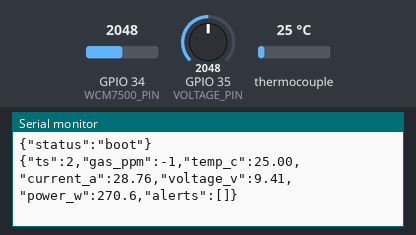
Bench run of a sketch on a simulated ESP32. Parts: the last lines printed to the serial monitor. Inputs (shaded band) come from the test bench; at power-on: thermocouple 25 °C, GPIO 34 (WCM7500_PIN) = 2048, GPIO 35 (VOLTAGE_PIN) = 2048 (analog values on the 0–4095 scale).

Above: at 2.9 s.
3.0 s: thermocouple set to 75 °C
At 4.8 s:
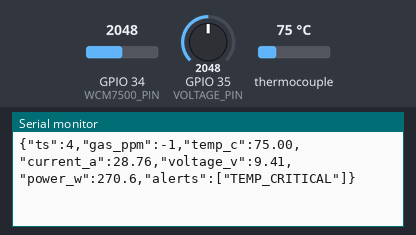
7.6 s: GPIO 34 (WCM7500_PIN) set to 2866
At 8.9 s:
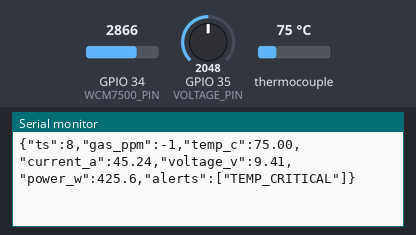
9.1 s: GPIO 35 (VOLTAGE_PIN) set to 2866
At 10.5 s:
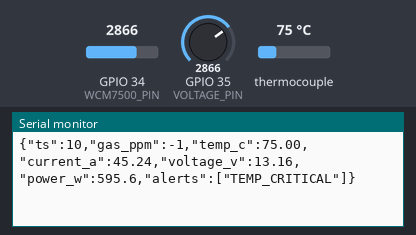
10.6 s: thermocouple set to 6 °C
12.1 s: GPIO 34 (WCM7500_PIN) set to 3603
At 13.2 s:
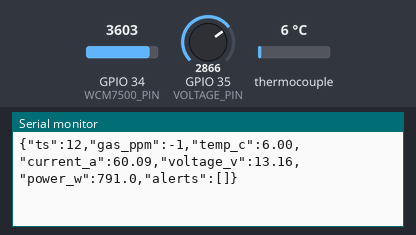
13.6 s: GPIO 35 (VOLTAGE_PIN) set to 3603
At 14.8 s:
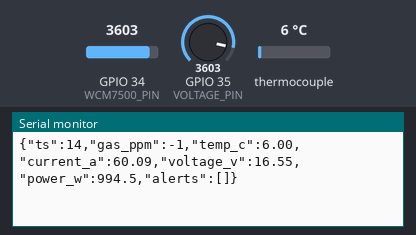
Timing chart, 0 to 16.1 s (numbered marks = the images above; inputs shaded):
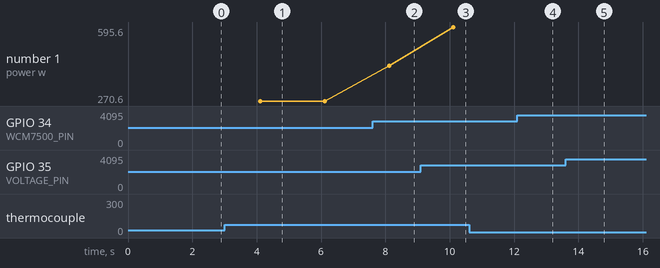

The sketch:

main.ino
```cpp
/*
 * ZipSure EV Battery Monitor — ESP32 Firmware
 *
 * Sensors:
 *   - MH-Z14A  NDIR CO2 sensor        (UART2: RX=GPIO16, TX=GPIO17)
 *   - PT100    RTD via MAX31865        (SPI:   CS=GPIO5, MISO=GPIO19, MOSI=GPIO23, SCLK=GPIO18)
 *   - WCM7500  Hall-effect current     (ADC:   GPIO34)
 *
 * Libraries required (install via Arduino Library Manager):
 *   - ArduinoJson       (Benoit Blanchon)
 *   - Adafruit MAX31865 (Adafruit)
 *
 * Output: newline-delimited JSON on USB Serial (115200 baud) every SEND_INTERVAL_MS
 *
 * JSON format:
 *   {"ts":12345,"gas_ppm":450,"temp_c":35.20,"current_a":12.50,
 *    "voltage_v":48.20,"power_w":600.1,"alerts":[]}
 */

#include <Arduino.h>
#include <ArduinoJson.h>
#include <Adafruit_MAX31865.h>
#include <SPI.h>

// ── Build-time options ────────────────────────────────────────────────────────
#define USE_MQTT          0       // 1 = enable WiFi + MQTT publish
#define SEND_INTERVAL_MS  2000   // sensor publish cadence (ms)

// ── MH-Z14A NDIR CO2 (UART2) ─────────────────────────────────────────────────
#define MHZ14A_RX_PIN     16
#define MHZ14A_TX_PIN     17
#define MHZ14A_BAUD       9600
#define MHZ14A_RANGE_PPM  5000   // 5000 ppm model (some are 2000 — check label)

// ── MAX31865 + PT100 (SPI) ────────────────────────────────────────────────────
#define MAX31865_CS_PIN   5
// MISO=19, MOSI=23, SCLK=18 are ESP32 default SPI — wired to the module directly
//
// MAX31865 board reference resistor:
//   Adafruit breakout: 430 Ω  (for PT100)  ← most common
//   If your board uses a 4300 Ω resistor, change RREF to 4300.0
#define RREF              430.0
#define RNOMINAL          100.0  // PT100 = 100 Ω at 0 °C

// ── WCM7500 Hall-effect current sensor (ADC) ──────────────────────────────────
// WCM7500 is a unidirectional Hall-effect sensor:
//   Supply 5 V (via ESP32 5V pin)
//   Vout at 0 A ≈ 0.5 V   (maps to ~620 ADC counts on 3.3 V ESP32 ADC)
//   Sensitivity: CHECK YOUR DATASHEET — typical values are 40–66 mV/A
//   ⚠ Adjust WCM7500_SENSITIVITY to match the exact variant you have.
//   Common variants: 50 A (40 mV/A), 100 A (21 mV/A)
#define WCM7500_PIN          34
#define WCM7500_SENSITIVITY  40.0   // mV per Amp — VERIFY from datasheet
#define WCM7500_VOUT_ZERO    500.0  // mV output at 0 A (0.5 V for 5 V supply)
#define ADC_VREF_MV          3300
#define ADC_MAX              4095

// Battery voltage divider (GPIO35, optional — set -1 to disable)
// R1=47 kΩ, R2=10 kΩ → 0–60 V maps to 0–3.3 V
#define VOLTAGE_PIN          35
#define VOLTAGE_R1           47000.0
#define VOLTAGE_R2           10000.0

// ── Alert thresholds ──────────────────────────────────────────────────────────
#define GAS_WARN_PPM         1000
#define GAS_CRIT_PPM         2000
#define TEMP_WARN_C          45.0
#define TEMP_CRIT_C          60.0

// ── MQTT (only compiled when USE_MQTT=1) ──────────────────────────────────────
#if USE_MQTT
  #include <WiFi.h>
  #include <PubSubClient.h>
  const char* WIFI_SSID   = "YOUR_WIFI_SSID";
  const char* WIFI_PASS   = "YOUR_WIFI_PASSWORD";
  const char* MQTT_BROKER = "192.168.1.100";
  const int   MQTT_PORT   = 1883;
  const char* MQTT_TOPIC  = "zipsure/battery/sensors";
  const char* MQTT_CLIENT = "esp32-battery-001";
  WiFiClient    wifiClient;
  PubSubClient  mqttClient(wifiClient);
#endif

// ── Objects ───────────────────────────────────────────────────────────────────
HardwareSerial mhzSerial(2);  // UART2
Adafruit_MAX31865 rtd = Adafruit_MAX31865(MAX31865_CS_PIN);

unsigned long lastSendMs = 0;

// MH-Z14A read command (identical to MH-Z19B UART protocol)
const uint8_t MHZ_READ_CMD[9] = {0xFF,0x01,0x86,0x00,0x00,0x00,0x00,0x00,0x79};

// ── Setup ─────────────────────────────────────────────────────────────────────
void setup() {
  Serial.begin(115200);

  // MH-Z14A
  mhzSerial.begin(MHZ14A_BAUD, SERIAL_8N1, MHZ14A_RX_PIN, MHZ14A_TX_PIN);

  // MAX31865 — 2-wire PT100 (change to MAX31865_3WIRE or MAX31865_4WIRE if needed)
  rtd.begin(MAX31865_2WIRE);

  // ADC
  analogReadResolution(12);
  analogSetAttenuation(ADC_11db);  // 0–3.3 V range

  #if USE_MQTT
    connectWifi();
    mqttClient.setServer(MQTT_BROKER, MQTT_PORT);
  #endif

  Serial.println("{\"status\":\"boot\"}");
}

// ── Loop ──────────────────────────────────────────────────────────────────────
void loop() {
  #if USE_MQTT
    if (!mqttClient.connected()) reconnectMqtt();
    mqttClient.loop();
  #endif

  if (millis() - lastSendMs >= SEND_INTERVAL_MS) {
    lastSendMs = millis();
    publishReadings();
  }
}

// ── Sensor reads ──────────────────────────────────────────────────────────────

// MH-Z14A — returns CO2 in ppm, or -1 on read failure
int readGasPpm() {
  while (mhzSerial.available()) mhzSerial.read();  // flush

  mhzSerial.write(MHZ_READ_CMD, 9);
  delay(100);

  if (mhzSerial.available() < 9) return -1;

  uint8_t buf[9];
  mhzSerial.readBytes(buf, 9);

  if (buf[0] != 0xFF || buf[1] != 0x86) return -1;

  // Verify checksum
  uint8_t cs = 0;
  for (int i = 1; i < 8; i++) cs += buf[i];
  cs = (~cs) + 1;
  if (cs != buf[8]) return -1;

  return (buf[2] << 8) | buf[3];
}

// MAX31865 + PT100 — returns °C, or -999 on fault
float readTemperatureC() {
  uint8_t fault = rtd.readFault();
  if (fault) {
    rtd.clearFault();
    return -999.0;
  }
  return rtd.temperature(RNOMINAL, RREF);
}

// WCM7500 — returns current in Amps
float readCurrentA() {
  // Average 64 samples for ADC noise reduction
  long sum = 0;
  for (int i = 0; i < 64; i++) {
    sum += analogRead(WCM7500_PIN);
    delayMicroseconds(100);
  }
  float adcVal   = sum / 64.0;
  float vout_mv  = (adcVal / ADC_MAX) * ADC_VREF_MV;
  float current  = (vout_mv - WCM7500_VOUT_ZERO) / WCM7500_SENSITIVITY;
  return current < 0 ? 0 : current;  // WCM7500 is unidirectional
}

// Optional battery pack voltage
float readVoltageV() {
  #if VOLTAGE_PIN < 0
    return -1.0;
  #endif
  float adc_v = (analogRead(VOLTAGE_PIN) / (float)ADC_MAX) * (ADC_VREF_MV / 1000.0);
  return adc_v * ((VOLTAGE_R1 + VOLTAGE_R2) / VOLTAGE_R2);
}

// ── Publish ───────────────────────────────────────────────────────────────────
void publishReadings() {
  int   gas_ppm = readGasPpm();
  float temp_c  = readTemperatureC();
  float current = readCurrentA();
  float voltage = readVoltageV();
  float power   = (voltage > 0 && current >= 0) ? voltage * current : -1.0;

  StaticJsonDocument<256> doc;
  doc["ts"]        = millis() / 1000;
  doc["gas_ppm"]   = gas_ppm;
  doc["temp_c"]    = serialized(String(temp_c, 2));
  doc["current_a"] = serialized(String(current, 2));
  doc["voltage_v"] = serialized(String(voltage, 2));
  doc["power_w"]   = serialized(String(power, 1));

  JsonArray alerts = doc.createNestedArray("alerts");
  if (gas_ppm  >= GAS_CRIT_PPM)  alerts.add("GAS_CRITICAL");
  else if (gas_ppm >= GAS_WARN_PPM)  alerts.add("GAS_WARNING");
  if (temp_c   >= TEMP_CRIT_C)   alerts.add("TEMP_CRITICAL");
  else if (temp_c >= TEMP_WARN_C) alerts.add("TEMP_WARNING");

  String json;
  serializeJson(doc, json);

  Serial.println(json);  // Pi reads this

  #if USE_MQTT
    mqttClient.publish(MQTT_TOPIC, json.c_str());
  #endif
}

// ── WiFi / MQTT helpers ───────────────────────────────────────────────────────
#if USE_MQTT
void connectWifi() {
  WiFi.begin(WIFI_SSID, WIFI_PASS);
  int retries = 0;
  while (WiFi.status() != WL_CONNECTED && retries < 20) {
    delay(500);
    retries++;
  }
}

void reconnectMqtt() {
  int retries = 0;
  while (!mqttClient.connected() && retries < 5) {
    mqttClient.connect(MQTT_CLIENT);
    delay(1000);
    retries++;
  }
}
#endif
```

Measured:
- after the input at 3.0 s, the serial monitor: prints a new line after 1.1 s (image 1)
- after the input at 7.6 s, the serial monitor: prints a new line after 0.52 s (image 2)
- after the input at 9.1 s, the serial monitor: prints a new line after 1.0 s (image 3)
- after the input at 12.1 s, the serial monitor: prints a new line at once (image 4)
- after the input at 13.6 s, the serial monitor: prints a new line after 0.51 s (image 5)
- plotted number 1: 270.6 → 425.6 after the input at 7.6 s, 425.6 → 595.6 after the input at 9.1 s
